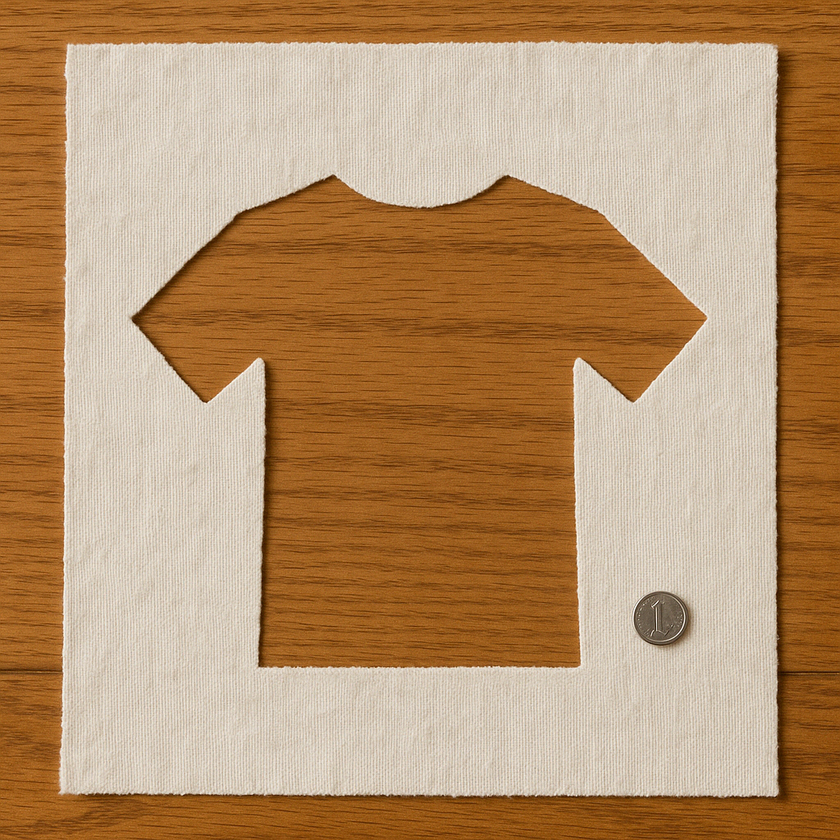
#> input picture images/example.png, 840 x 840 px, shrunk from 1024 x 1024 before the run
$ python extract.py
#> lines starting #> are read from the running program, lines starting #| are printed output that depends on the picture; after the words box and inside, x2 and y2 are one past the last pixel; in counts of white or black regions, pixels touching at a corner belong together
import cv2 as cv
import numpy as np
import csv

DIR="images/"
SRC_FILE="example.png"
CSV_FILE="example_dims.csv"
PNG_CUTOUT="example_fabric_cutout.png"
PNG_BOXES="example_boxes_cutout.png"
COIN_DIAMETER = 21.21 # currently, nickel diameter

raw_img = cv.imread(f'{DIR}{SRC_FILE}')
#> raw_img is the input picture: shape (840, 840, 3); mean B, G, R 108.6, 146.2, 182.1
grey_img = cv.cvtColor(raw_img, cv.COLOR_BGR2GRAY)
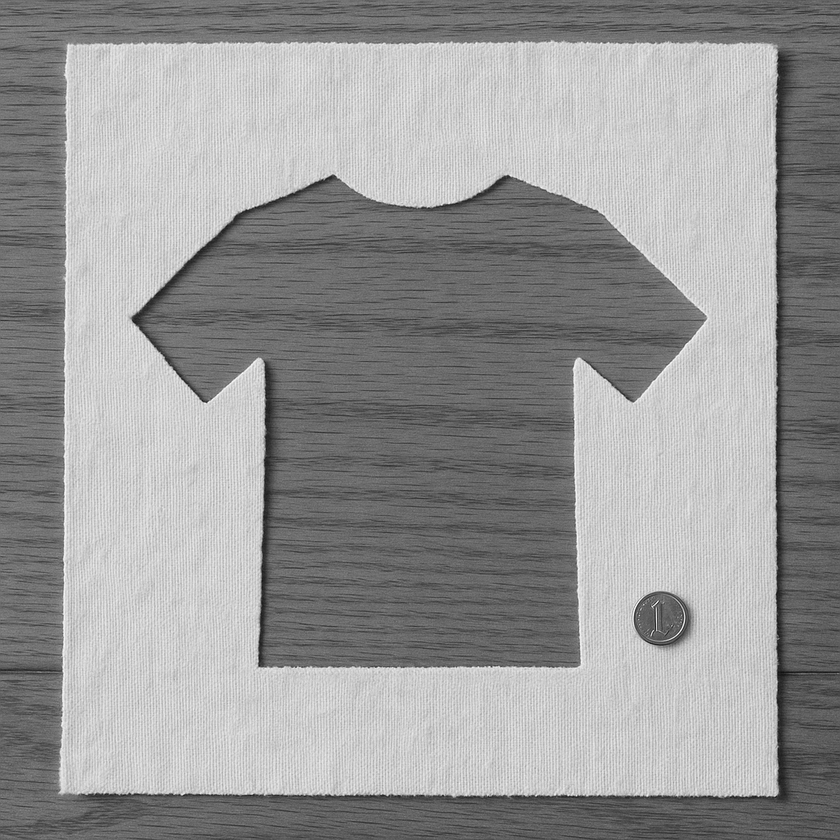
#> grey_img: shape (840, 840); min 16, max 254, mean 152.6

def save_to_png(fname, mask):
    white_space = np.full((mask.shape[0], mask.shape[1], 3), 255, dtype=np.uint8)
    fabric_cutout_im = cv.merge((white_space, mask)) # passing in the binary mask as alpha value
    cv.imwrite(fname, fabric_cutout_im)

# obtain pixel to millimeter ratio based on size of coin.
blurred_grey_img = cv.GaussianBlur(grey_img, (7, 7), 0) # blur to normalize coin color a bit
circles = cv.HoughCircles(blurred_grey_img, cv.HOUGH_GRADIENT, minDist=50,
                        dp=1.0, param1=100, param2=30,
                        minRadius=10, maxRadius=50)
#> circles = [[662.5, 618.5, 28.6]]
coin = circles[0][0]
#> coin = [662.5, 618.5, 28.6]
coin_radius_px = coin[2]
#> coin_radius_px = 28.6
pix_to_mm = COIN_DIAMETER / (2 * coin_radius_px)
#> pix_to_mm = 0.371

# otsu binary thresholding to isolate fabric from background.
thresh_val, binary_img = cv.threshold(grey_img,0,255,cv.THRESH_BINARY+cv.THRESH_OTSU)
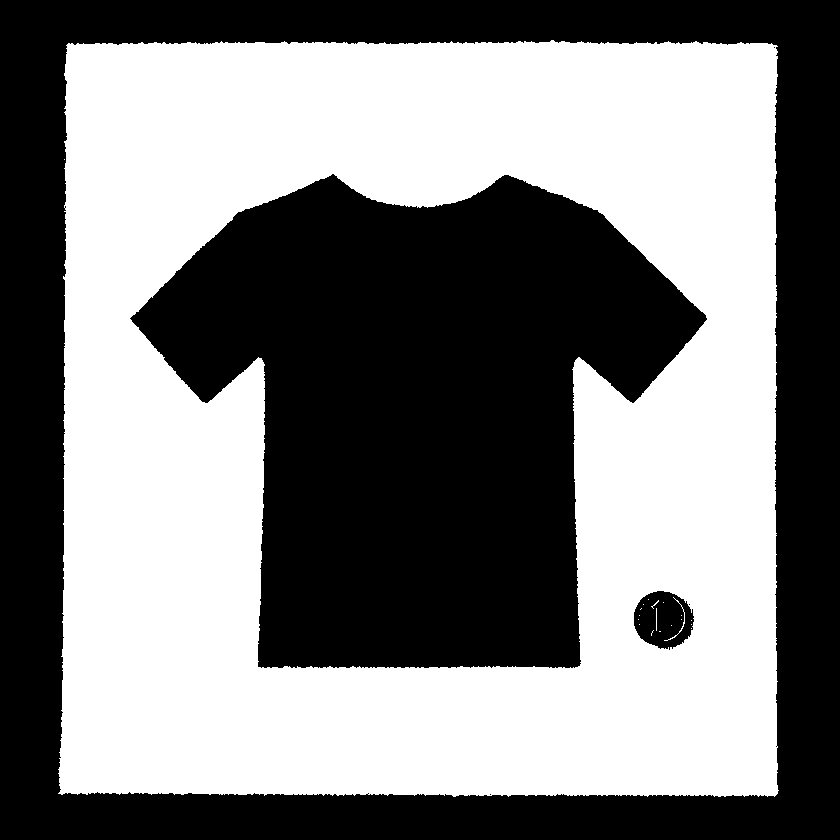
#> binary_img: shape (840, 840); 50.2% white; 6 black regions (3 under 20 px), largest, box (x1, y1, x2, y2) and area: (130, 174, 707, 668) 178845, (0, 0, 840, 840) 169993, (634, 591, 694, 650) 2552
#> thresh_val = 152
# heuristic: assume the largest region in the image is the fabric
white_count = np.count_nonzero(binary_img == 255)
#> white_count = 354207
black_count = np.count_nonzero(binary_img == 0)
#> black_count = 351393
if ( black_count > white_count ):
    binary_img = cv.bitwise_not(binary_img)

cv.circle(binary_img, (int(coin[0]), int(coin[1])), int(coin[2]) + 5, 255, -1) # mask coin
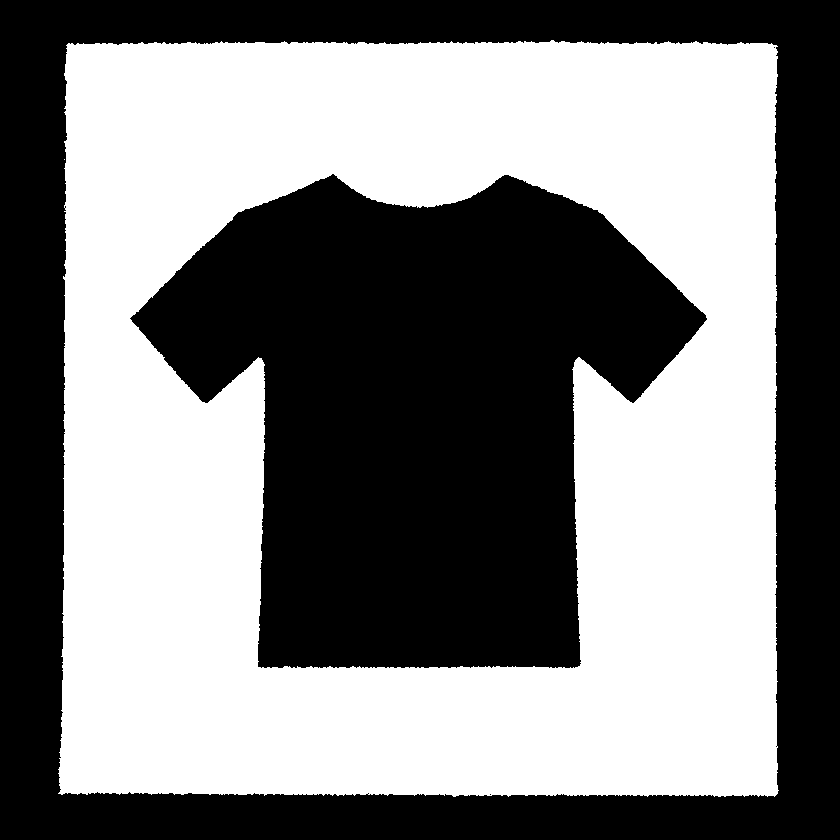
#> binary_img: shape (840, 840); 50.6% white; 4 black regions (2 under 20 px), largest, box (x1, y1, x2, y2) and area: (130, 174, 707, 668) 178845, (0, 0, 840, 840) 169993

# remove pepper from image (likely due to the coin)
kernel = np.ones((5, 5), dtype=np.uint8)
smoothed_binary_img = cv.erode(cv.dilate(binary_img, kernel), kernel)
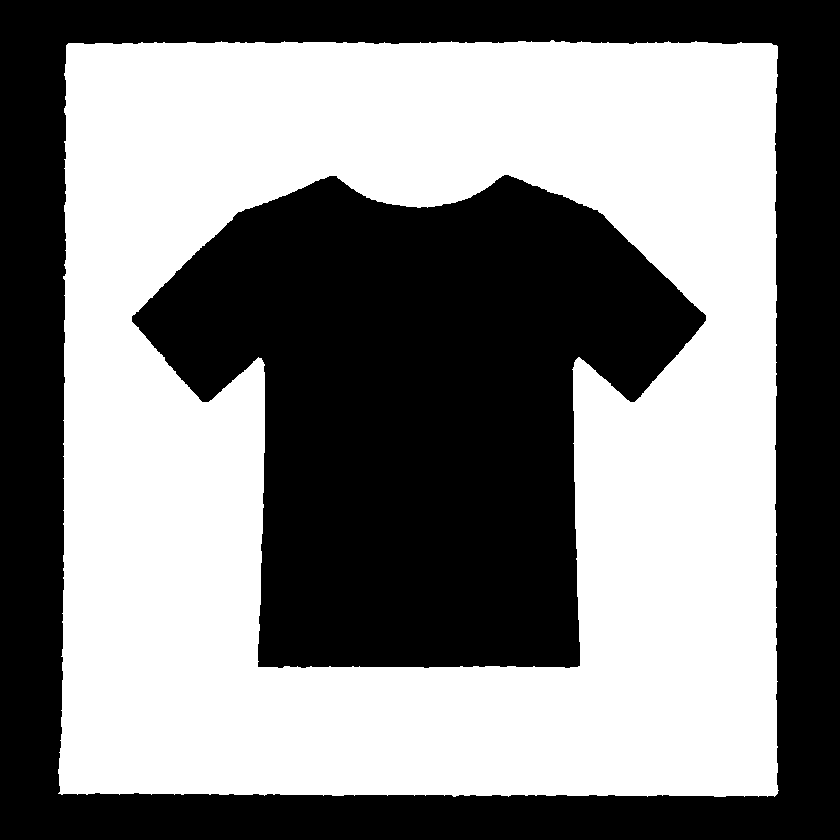
#> smoothed_binary_img: shape (840, 840); 50.7% white; 2 black regions

# save out as png with only the fabric
save_to_png(f"{DIR}/{PNG_CUTOUT}", smoothed_binary_img)

# figure out the fabric boundaries: assume it's the largest white space in the binary image
contours, hierarchy = cv.findContours(smoothed_binary_img, cv.RETR_TREE, cv.CHAIN_APPROX_SIMPLE)
#> contours = 2 contours; box (x1, y1, x2, y2) and area: (58, 40, 779, 797) 534680, (131, 174, 707, 669) 179562
areas = [cv.contourArea(c) for c in contours]
#> areas = [534679.5, 179561.5]
fabric_index = np.argmax(areas)
#> fabric_index = 0

# get the minimum-area rectangle for each cutout within the fabric and fill it in as black (unavailable).
cutout_boxes_removed_img = smoothed_binary_img.copy()
cutout_contours = [ contours[i] for i, h in enumerate(hierarchy[0]) if h[3] == fabric_index ]
#> cutout_contours = 1 contour; box (x1, y1, x2, y2) and area: (131, 174, 707, 669) 179562
cutout_bounding_boxes = []
for cutout in cutout_contours:
    box_pts = np.round(cv.boxPoints(cv.minAreaRect(cutout))).astype(np.int32)
    cutout_bounding_boxes.append([box_pts[0], box_pts[1], box_pts[2], box_pts[3]])
    cv.drawContours(cutout_boxes_removed_img, [box_pts], 0, 0, thickness=-1)
#> this loop made 1 pass
#> box_pts on pass 1: [[706, 668], [131, 668], [131, 174], [706, 174]]
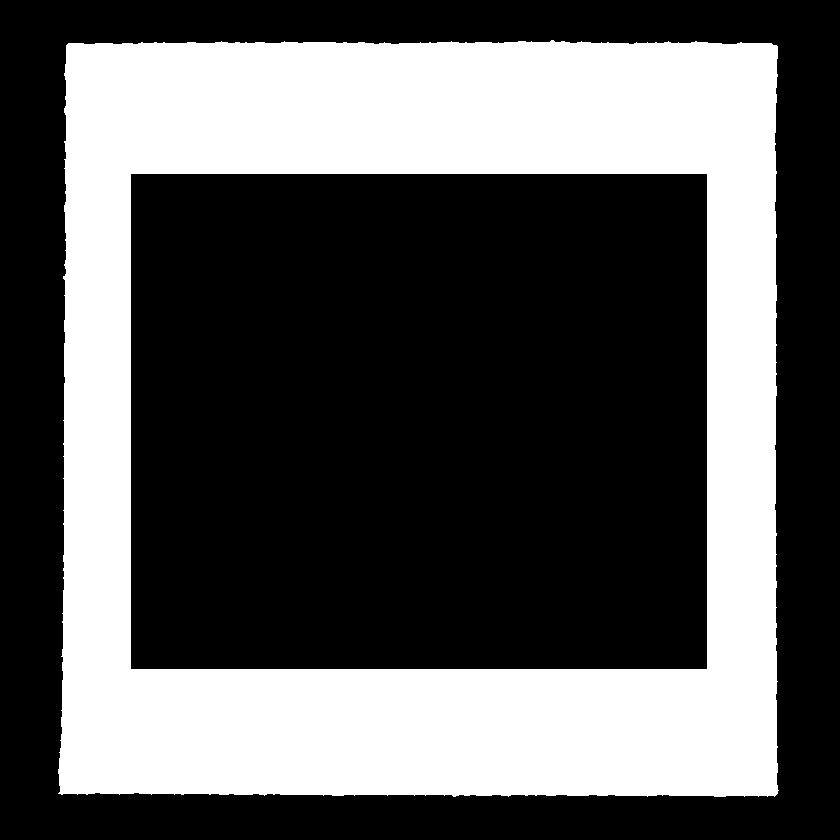
#> cutout_boxes_removed_img: shape (840, 840); 35.6% white; 1 white region, box (x1, y1, x2, y2) and area: (58, 40, 779, 797) 251025
#> after the loop, cutout_bounding_boxes = [[[706, 668], [131, 668], [131, 174], [706, 174]]]

save_to_png(f"{DIR}/{PNG_BOXES}", cutout_boxes_removed_img)

# compute measurement information for the fabric
fabric_rect = cv.minAreaRect(contours[fabric_index])
#> fabric_rect = ((418, 418), (756, 720), -90)
(fx, fy), (fw, fh), fangle = fabric_rect
#> fx = 418; fy = 418; fw = 756; fh = 720; fangle = -90
fwidth, fheight = fw * pix_to_mm, fh * pix_to_mm
#> fwidth = 280.3; fheight = 267
total_fabric_px = np.count_nonzero(smoothed_binary_img == 255)
#> total_fabric_px = 357511
total_fabric_area = total_fabric_px * (pix_to_mm ** 2)
#> total_fabric_area = 49156.2
usable_fabric_px = np.count_nonzero(cutout_boxes_removed_img == 255)
#> usable_fabric_px = 251025
usable_fabric_area = usable_fabric_px * (pix_to_mm ** 2)
#> usable_fabric_area = 34514.9

# save measurement information out to a csv! all measurements in mm / mm^2 or degrees
with open(f"{DIR}/{CSV_FILE}", "w", newline='') as csvfile:
    writer = csv.writer(csvfile)
    writer.writerow(["fabric_width", "fabric_height", "fabric_rotation_angle", "remaining_area", "usable_area"])
    writer.writerow([fwidth, fheight, fangle, total_fabric_area, usable_fabric_area])
    writer.writerow([])

    writer.writerow(["cutout_index", "centerpt_x", "centerpt_y", "width", "height", "rotation_angle"])
    for i, cutout in enumerate(cutout_contours):
        (cx, cy), (w, h), angle = cv.minAreaRect(cutout)
        center_x, center_y = cx * pix_to_mm, cy * pix_to_mm
        width, height = w * pix_to_mm, h * pix_to_mm
        writer.writerow([i, center_x, center_y, width, height, angle])
#> this loop made 1 pass
#> (cx, cy, w, h, angle, center_x, center_y, width) on pass 1: (418.5, 421, 494, 575, -90, 155.2, 156.1, 183.2)
